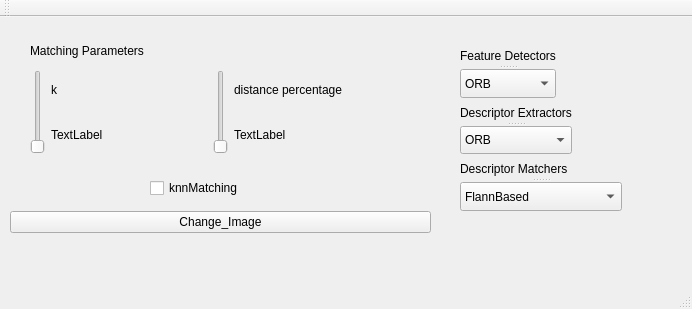
<?xml version="1.0" encoding="UTF-8"?>
<ui version="4.0">
 <class>VariableWindow</class>
 <widget class="QMainWindow" name="VariableWindow">
  <property name="geometry">
   <rect>
    <x>0</x>
    <y>0</y>
    <width>692</width>
    <height>309</height>
   </rect>
  </property>
  <property name="windowTitle">
   <string>MainWindow</string>
  </property>
  <widget class="QWidget" name="centralwidget">
   <widget class="QWidget" name="layoutWidget">
    <property name="geometry">
     <rect>
      <x>30</x>
      <y>20</y>
      <width>359</width>
      <height>117</height>
     </rect>
    </property>
    <layout class="QGridLayout" name="gridLayout_7">
     <item row="1" column="0">
      <layout class="QGridLayout" name="gridLayout_5">
       <item row="0" column="1">
        <widget class="QLabel" name="k_label">
         <property name="text">
          <string>k</string>
         </property>
        </widget>
       </item>
       <item row="1" column="1">
        <widget class="QLabel" name="k_label_var">
         <property name="text">
          <string>TextLabel</string>
         </property>
        </widget>
       </item>
       <item row="0" column="0" rowspan="2">
        <widget class="QSlider" name="k_slider">
         <property name="orientation">
          <enum>Qt::Vertical</enum>
         </property>
        </widget>
       </item>
      </layout>
     </item>
     <item row="1" column="1">
      <layout class="QGridLayout" name="gridLayout_6">
       <item row="1" column="1">
        <widget class="QLabel" name="dist_label_var">
         <property name="text">
          <string>TextLabel</string>
         </property>
        </widget>
       </item>
       <item row="0" column="0" rowspan="2">
        <widget class="QSlider" name="dist_slider">
         <property name="orientation">
          <enum>Qt::Vertical</enum>
         </property>
        </widget>
       </item>
       <item row="0" column="1">
        <widget class="QLabel" name="dist_label">
         <property name="text">
          <string>distance percentage</string>
         </property>
        </widget>
       </item>
      </layout>
     </item>
     <item row="0" column="0" colspan="2">
      <widget class="QLabel" name="MatchingParameters">
       <property name="text">
        <string>Matching Parameters</string>
       </property>
      </widget>
     </item>
    </layout>
   </widget>
   <widget class="QCheckBox" name="knnMatching_check">
    <property name="geometry">
     <rect>
      <x>150</x>
      <y>160</y>
      <width>121</width>
      <height>22</height>
     </rect>
    </property>
    <property name="text">
     <string>knnMatching</string>
    </property>
   </widget>
   <widget class="QWidget" name="layoutWidget">
    <property name="geometry">
     <rect>
      <x>460</x>
      <y>30</y>
      <width>198</width>
      <height>164</height>
     </rect>
    </property>
    <layout class="QFormLayout" name="formLayout">
     <item row="0" column="0">
      <widget class="QSplitter" name="splitter_3">
       <property name="orientation">
        <enum>Qt::Vertical</enum>
       </property>
       <widget class="QLabel" name="FeatureDetector">
        <property name="text">
         <string>Feature Detectors</string>
        </property>
       </widget>
       <widget class="QComboBox" name="feature_choice">
        <item>
         <property name="text">
          <string>ORB</string>
         </property>
        </item>
        <item>
         <property name="text">
          <string>BRISK</string>
         </property>
        </item>
        <item>
         <property name="text">
          <string>MSER</string>
         </property>
        </item>
        <item>
         <property name="text">
          <string>GFTT</string>
         </property>
        </item>
        <item>
         <property name="text">
          <string>HARRIS</string>
         </property>
        </item>
        <item>
         <property name="text">
          <string>FAST</string>
         </property>
        </item>
	<item>
         <property name="text">
          <string>SURF</string>
         </property>
        </item>
	<item>
         <property name="text">
          <string>SIFT</string>
         </property>
        </item>
        <item>
         <property name="text">
          <string>STAR</string>
         </property>
        </item>
       </widget>
      </widget>
     </item>
     <item row="1" column="0">
      <widget class="QSplitter" name="splitter_2">
       <property name="orientation">
        <enum>Qt::Vertical</enum>
       </property>
       <widget class="QLabel" name="DescriptorExtractor">
        <property name="text">
         <string>Descriptor Extractors</string>
        </property>
       </widget>
       <widget class="QComboBox" name="extractor_choice">
        <item>
         <property name="text">
          <string>ORB</string>
         </property>
        </item>
        <item>
         <property name="text">
          <string>BRISK</string>
         </property>
        </item>
	<item>
         <property name="text">
          <string>SURF</string>
         </property>
        </item>
       </widget>
      </widget>
     </item>
     <item row="2" column="0">
      <widget class="QSplitter" name="splitter">
       <property name="orientation">
        <enum>Qt::Vertical</enum>
       </property>
       <widget class="QLabel" name="DescritporMatcher">
        <property name="text">
         <string>Descriptor Matchers</string>
        </property>
       </widget>
       <widget class="QComboBox" name="matcher_choice">
        <item>
         <property name="text">
          <string>FlannBased</string>
         </property>
        </item>
        <item>
         <property name="text">
          <string>BruteForce</string>
         </property>
        </item>
        <item>
         <property name="text">
          <string>BruteForce-L1</string>
         </property>
        </item>
        <item>
         <property name="text">
          <string>BruteForce-Hamming</string>
         </property>
        </item>
        <item>
         <property name="text">
          <string>BruteForce-Hamming(2)</string>
         </property>
        </item>
       </widget>
      </widget>
     </item>
    </layout>
   </widget>
   <widget class="QWidget" name="">
    <property name="geometry">
     <rect>
      <x>10</x>
      <y>190</y>
      <width>421</width>
      <height>31</height>
     </rect>
    </property>
    <layout class="QGridLayout" name="gridLayout">
     <item row="0" column="0">
      <widget class="QPushButton" name="use_button">
       <property name="text">
        <string>Change_Image</string>
       </property>
      </widget>
     </item>
    </layout>
   </widget>
   <zorder>layoutWidget</zorder>
   <zorder>layoutWidget</zorder>
   <zorder>knnMatching_check</zorder>
   <zorder>use_button</zorder>
  </widget>
  <widget class="QMenuBar" name="menubar">
   <property name="geometry">
    <rect>
     <x>0</x>
     <y>0</y>
     <width>692</width>
     <height>25</height>
    </rect>
   </property>
  </widget>
  <widget class="QStatusBar" name="statusbar"/>
  <widget class="QToolBar" name="toolBar">
   <property name="windowTitle">
    <string>toolBar</string>
   </property>
   <attribute name="toolBarArea">
    <enum>TopToolBarArea</enum>
   </attribute>
   <attribute name="toolBarBreak">
    <bool>false</bool>
   </attribute>
  </widget>
 </widget>
 <resources/>
 <connections/>
</ui>
